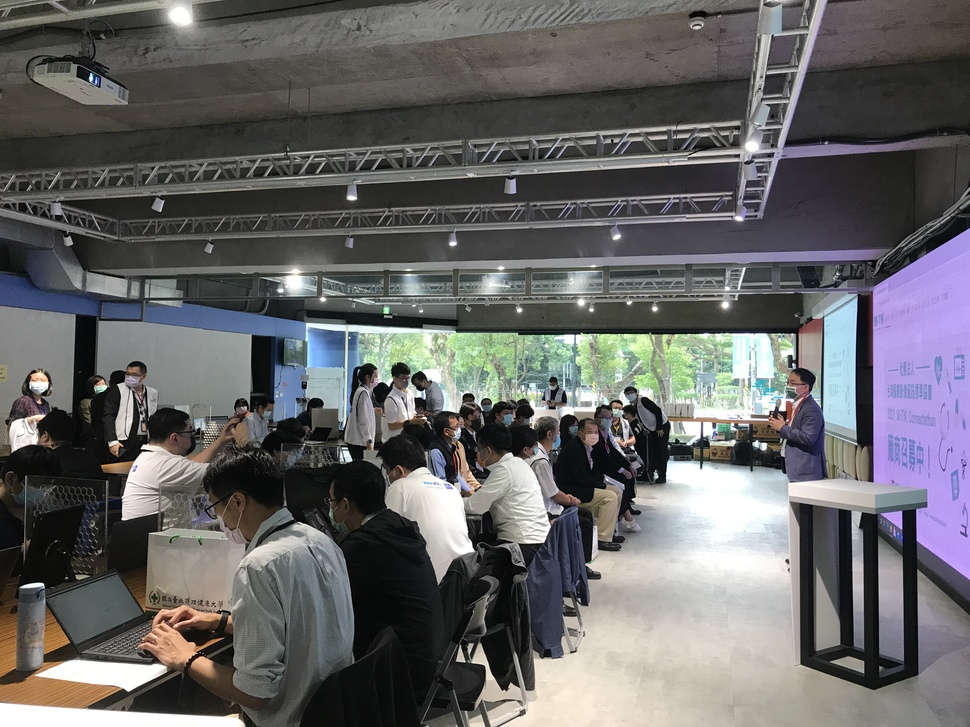
#> input picture OPENCV_ROC/IMG_5349.JPG, 970 x 727 px, shrunk from 4032 x 3024 before the run
$ python 3-2-3.py
#> lines starting #> are read from the running program, lines starting #| are printed output that depends on the picture
import cv2
import numpy as np

m1=cv2.imread("IMG_5349.JPG",1)
#> m1 is the input picture: shape (727, 970, 3); mean B, G, R 101.7, 101.3, 101.8
#cv2.imshow("Image 1",m1)

p=cv2.getRotationMatrix2D((150,150),45,1)
m1=cv2.warpAffine(m1,p,(500,300))
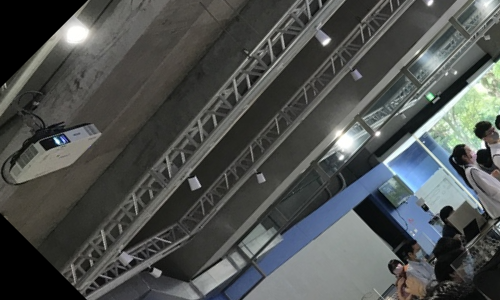
#> m1: shape (300, 500, 3); mean B, G, R 79.9, 81.4, 78.3

cv2.imshow("Image 2",m1)
cv2.waitKey(0)
cv2.destroyAllWindows()

$ run again, with OPENCV_ROC/IMG_01.jpg copied over OPENCV_ROC/IMG_5349.JPG
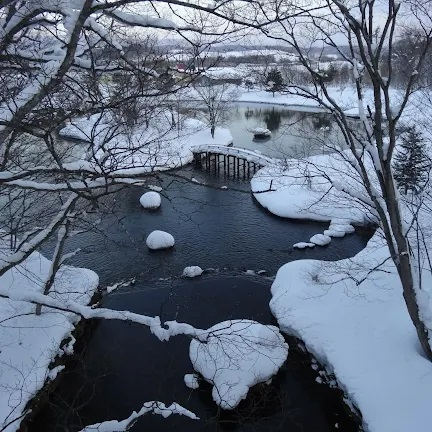
#> input picture OPENCV_ROC/IMG_01.jpg, 432 x 432 px
#> m1 is the input picture: shape (432, 432, 3); mean B, G, R 124.8, 107.1, 95.6
#> `m1=cv2.warpAffine(m1,p,(500,300))`:
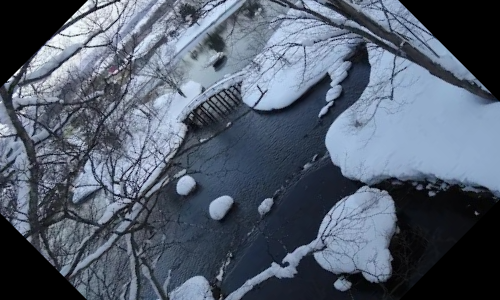
#> m1: shape (300, 500, 3); mean B, G, R 110.1, 94.3, 83.7

$ run again, with OPENCV_ROC/01.jpg copied over OPENCV_ROC/IMG_5349.JPG
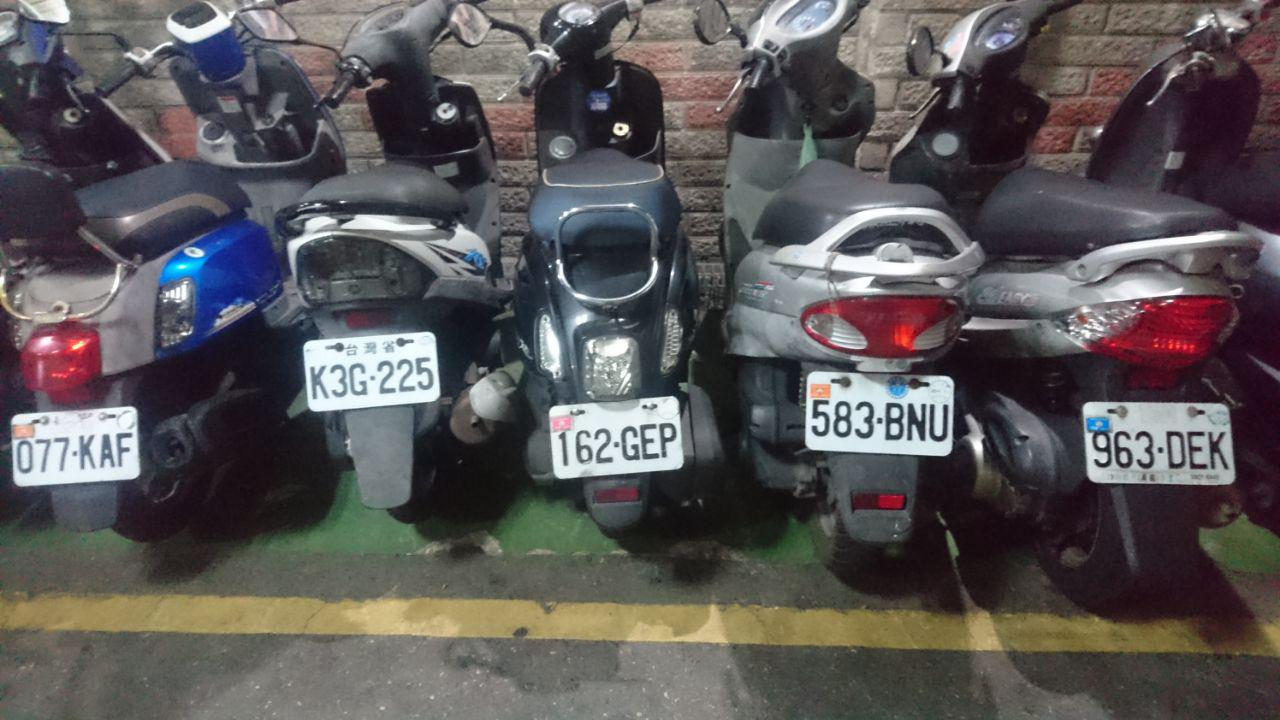
#> input picture OPENCV_ROC/01.jpg, 1280 x 720 px
#> m1 is the input picture: shape (720, 1280, 3); mean B, G, R 86.4, 85.4, 89.1
#> `m1=cv2.warpAffine(m1,p,(500,300))`:
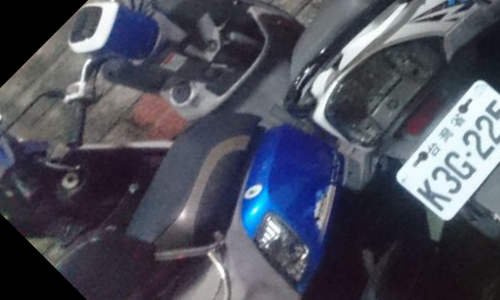
#> m1: shape (300, 500, 3); mean B, G, R 90.9, 78.2, 75.9

$ run again, with OPENCV_ROC/Tank_01.jpg copied over OPENCV_ROC/IMG_5349.JPG
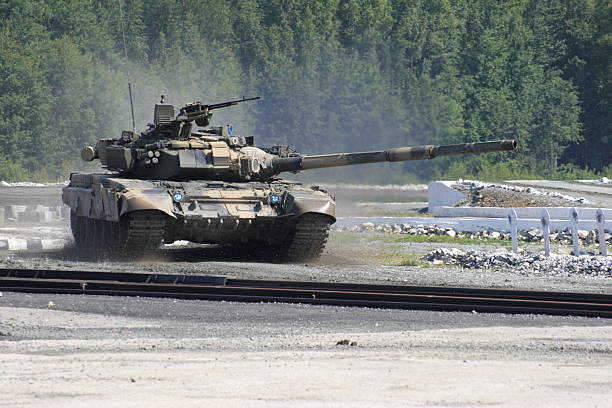
#> input picture OPENCV_ROC/Tank_01.jpg, 612 x 408 px
#> m1 is the input picture: shape (408, 612, 3); mean B, G, R 129, 130.9, 125.8
#> `m1=cv2.warpAffine(m1,p,(500,300))`:
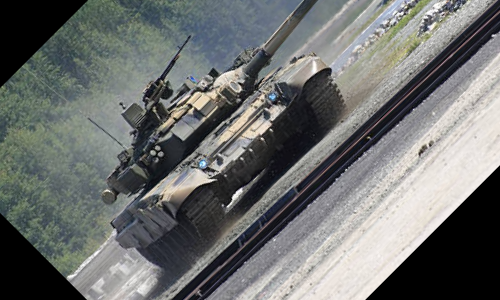
#> m1: shape (300, 500, 3); mean B, G, R 110.9, 112.2, 109.9
